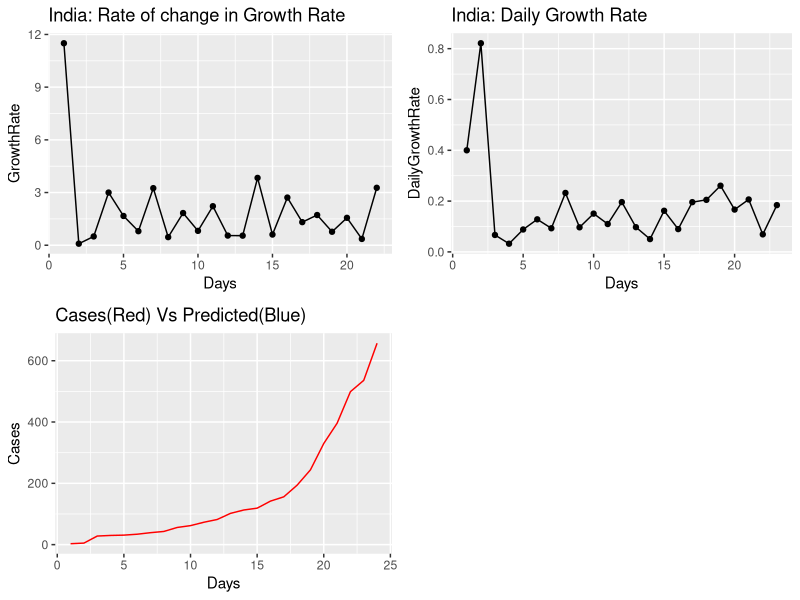

Here is the R script that generated this plot:
library(ggplot2)
library(gridExtra)

coronaGrowth <- function(absoluteNumbers){
  growthfactor <- NULL
  absgrowth <- NULL
  for(i in 1:length(absoluteNumbers))
  {
    #print((absoluteNumbers[i]-absoluteNumbers[i+1]/absoluteNumbers[i+1])/absoluteNumbers[i+1])
    growthfactor[i] <- ((absoluteNumbers[i]-absoluteNumbers[i+1]))/(absoluteNumbers[i+1]-absoluteNumbers[i+2])  
    #growthfactor[i] <- ((absoluteNumbers[i]-absoluteNumbers[i+1]))/(absolutenumbers[i])
  }
  
  return (rev(growthfactor))
}

DailycoronaGrowthRate <- function(absoluteNumbers){
  growthfactor <- NULL
  absgrowth <- NULL
  for(i in 1:length(absoluteNumbers))
  {
    #print((absoluteNumbers[i]-absoluteNumbers[i+1]/absoluteNumbers[i+1])/absoluteNumbers[i+1])
    #growthfactor[i] <- ((absoluteNumbers[i]-absoluteNumbers[i+1]))/(absoluteNumbers[i+1]-absoluteNumbers[i+2])  
    growthfactor[i] <- ((absoluteNumbers[i]-absoluteNumbers[i+1]))/(absolutenumbers[i])
  }
  
  return (rev(growthfactor))
}

#absolutenumbers <- c(657,536,499,396,330,244,194,156,142,119,113,102,82,73,62,56,43,39,34,31,30,28,5,3,3,3,3,3,3,3,3,3,3,3,3,3,3,3,3,3,3,3,3,3,3,3,3,3,3,3,3,2,1,1,1)
absolutenumbers <- c(657,536,499,396,330,244,194,156,142,119,113,102,82,73,62,56,43,39,34,31,30,28,5,3)

growthrate <- na.exclude(coronaGrowth(absolutenumbers))
days <- seq(1:length(growthrate))
dataTrend <- data.frame(GrowthRate = growthrate,Days = days)
print(dataTrend)
p1 <- ggplot(data=dataTrend, aes(x=Days, y=GrowthRate, group=1)) +ggtitle("India: Rate of change in Growth Rate")+
  geom_line()+
  geom_point()

DailyGrowthRate <- na.exclude(DailycoronaGrowthRate(absolutenumbers))
days_1 <- seq(1:length(DailyGrowthRate))
dataTrend_1 <- data.frame(DailyGrowthRate = DailyGrowthRate,Days = days_1)
print(dataTrend_1)
p2 <- ggplot(data=dataTrend_1, aes(x=Days, y=DailyGrowthRate, group=1)) +ggtitle("India: Daily Growth Rate")+
  geom_line()+
  geom_point()

# Growth factor is the factor by which a quantity multiplies itself over time. The formula used is every day's new cases / new cases on the previous day. 
#For example, a quantity growing by 7% every period (in this case daily) has a growth factor of 1.07.
# 
# A growth factor above 1 indicates an increase, whereas one which remains between 0 and 1 it is a sign of decline, with the quantity eventually becoming zero, 
#whereas a growth factor constantly above 1 could signal exponential growth


#Plot current cases versus predicted cased by growthfactor
days <- seq(1:length(absolutenumbers))
growthrate <- append(growthrate, c(1,1),after = 0)
# prediction <- NULL
# if(growthrate >1)
# {
#   prediction = growthrate * rev(absolutenumbers)
# }else{
#   prediction = (1-dataOriginal[length(absolutenumbers),"growthrate"])*dataOriginal[length(absolutenumbers),"Cases"]+dataOriginal[length(absolutenumbers),"Cases"]
# }
dataOriginal <- data.frame(Cases = rev(absolutenumbers), Days = days,growthrate = growthrate ,Prediction = growthrate * rev(absolutenumbers))
p3<- ggplot() +
  geom_line(data=dataOriginal, aes(x=Days, y=Cases,),color = "Red")+labs(title="Cases(Red) Vs Predicted(Blue)", y="Cases", x="Days")+
  #geom_line(data=dataOriginal, aes(x=Days+1, y=Prediction),color = "Blue")
geom_point()

print(dataOriginal)
print(dataTrend_1)
if(dataOriginal[length(absolutenumbers),"growthrate"] > 1)
{
  print(dataOriginal[length(absolutenumbers),"growthrate"]*dataOriginal[length(absolutenumbers),"Cases"])
}else{
  print("Total Cases tomorrow(India):")
  print((1-dataOriginal[length(absolutenumbers),"growthrate"])*dataOriginal[length(absolutenumbers),"Cases"]+dataOriginal[length(absolutenumbers),"Cases"])
}
grid.arrange(p1,p2,p3,nrow = 2)


